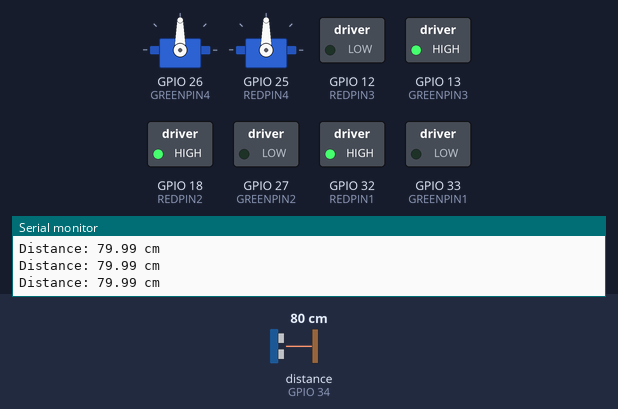
This sketch was run on a simulated ESP32. Shown: 2 × servo, switched loads named in the sketch (green lamp = pin HIGH), the last lines printed to the serial monitor. Wiring (inferred from the names in the program): ultrasonic range finder: trigger GPIO 14; echo GPIO 34. The test bench sets the inputs (shaded band); at power-on: distance to the obstacle (sensor on GPIO 34) 80 cm. The echo pulse lasts 58.3 µs per cm; pins used as bus, display or sensor lines are not drawn.

Above: at 1.2 s.
1.3 s: distance to the obstacle (sensor on GPIO 34) set to 16 cm
2.8 s: distance to the obstacle (sensor on GPIO 34) set to 13 cm
At 5.5 s:
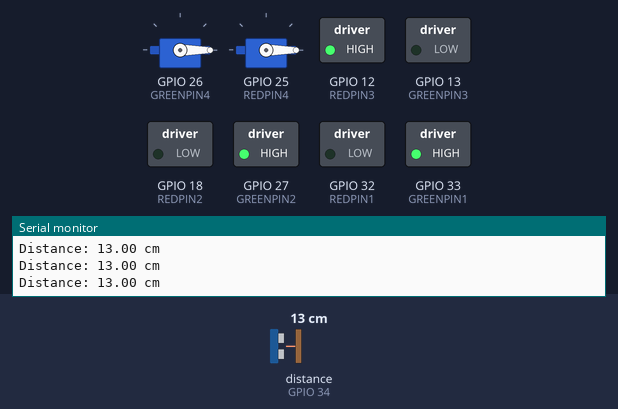
5.8 s: distance to the obstacle (sensor on GPIO 34) set to 18 cm
At 6.02 s:
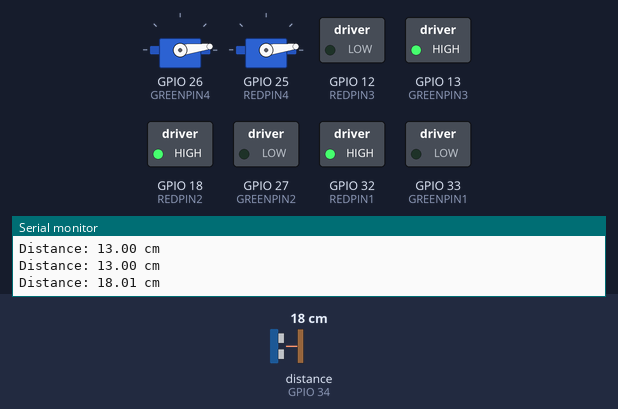
8.8 s: distance to the obstacle (sensor on GPIO 34) set to 2 cm
At 9.05 s:
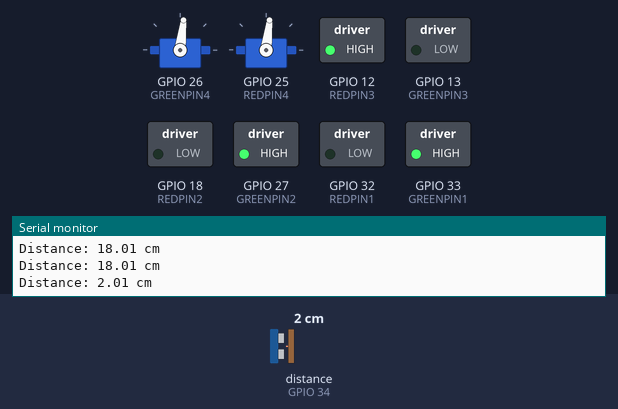
11.8 s: distance to the obstacle (sensor on GPIO 34) set to 35 cm
At 12.68 s:
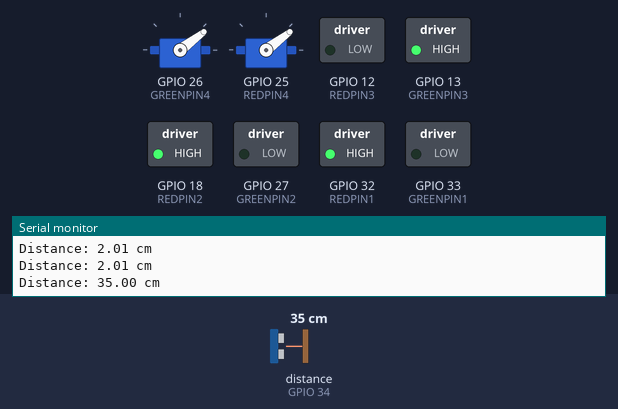
Timing chart, 0 to 15.2 s (numbered marks = the images above; inputs shaded):
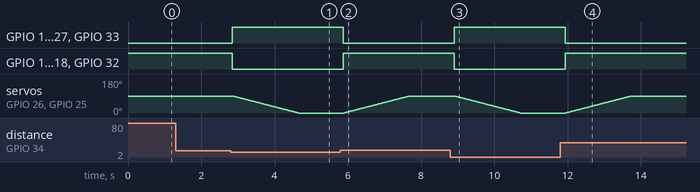

Measured:
- the behaviour switches between 15 and 14 cm on distance to the obstacle (sensor on GPIO 34) (found by bisection; images 0 and 1)
- after the input at 2.8 s, GPIO 12 (REDPIN3), GPIO 27 (GREENPIN2), GPIO 33 (GREENPIN1): LOW → HIGH after 0.05 s; GPIO 13 (GREENPIN3), GPIO 18 (REDPIN2), GPIO 32 (REDPIN1): HIGH → LOW after 0.05 s; servo on GPIO 26 (GREENPIN4), servo on GPIO 25 (REDPIN4): moves from 90° to 0° over 1.8 s, starting after 0.07 s
- after the input at 5.8 s, GPIO 12 (REDPIN3), GPIO 27 (GREENPIN2), GPIO 33 (GREENPIN1): HIGH → LOW after 0.08 s; GPIO 13 (GREENPIN3), GPIO 18 (REDPIN2), GPIO 32 (REDPIN1): LOW → HIGH after 0.08 s; servo on GPIO 26 (GREENPIN4), servo on GPIO 25 (REDPIN4): moves from 0° to 90° over 1.8 s, starting after 0.10 s
- after the input at 8.8 s, GPIO 12 (REDPIN3), GPIO 27 (GREENPIN2), GPIO 33 (GREENPIN1): LOW → HIGH after 0.11 s; GPIO 13 (GREENPIN3), GPIO 18 (REDPIN2), GPIO 32 (REDPIN1): HIGH → LOW after 0.11 s; servo on GPIO 26 (GREENPIN4), servo on GPIO 25 (REDPIN4): moves from 90° to 0° over 1.8 s, starting after 0.13 s
- after the input at 11.8 s, GPIO 12 (REDPIN3), GPIO 27 (GREENPIN2), GPIO 33 (GREENPIN1): HIGH → LOW after 0.13 s; GPIO 13 (GREENPIN3), GPIO 18 (REDPIN2), GPIO 32 (REDPIN1): LOW → HIGH after 0.13 s; servo on GPIO 26 (GREENPIN4), servo on GPIO 25 (REDPIN4): moves from 0° to 90° over 1.8 s, starting after 0.15 s

The sketch:

Traffic_Lights.ino
```cpp
#include <ESP32Servo.h>

const int trigPin = 14;
const int echoPin = 34;

//for boats
const int REDPIN1= 32;
const int GREENPIN1= 33;
const int REDPIN2 = 18;
const int GREENPIN2 = 27;

//for cars
const int REDPIN3 = 12;
const int GREENPIN3 = 13;
const int REDPIN4 = 25;
const int GREENPIN4 = 26;

Servo boomgate1;
Servo boomgate2;

boolean gateClosed = false;

void setup() {

  pinMode(REDPIN1, OUTPUT);
  pinMode(GREENPIN1, OUTPUT);

  pinMode(REDPIN3, OUTPUT);
  pinMode(GREENPIN3, OUTPUT);

  pinMode(REDPIN2, OUTPUT);
  pinMode(GREENPIN2, OUTPUT);

  pinMode(REDPIN4, OUTPUT);
  pinMode(GREENPIN4, OUTPUT);

  Serial.begin(115200);
  pinMode(trigPin, OUTPUT);
  pinMode(echoPin, INPUT);

  boomgate1.attach(26);
  boomgate2.attach(25);

  //motor is in 90 degree
  boomgate1.write(90);
  boomgate2.write(90);


  // initial lights condition when gate is open:
  // cars green on, red off
  digitalWrite(GREENPIN3, HIGH);
  digitalWrite(REDPIN3, LOW);
  digitalWrite(GREENPIN4, HIGH);
  digitalWrite(REDPIN4, LOW);

  // boats red on, green off
  digitalWrite(REDPIN1, HIGH);
  digitalWrite(GREENPIN1, LOW);
  digitalWrite(REDPIN2, HIGH);
  digitalWrite(GREENPIN2, LOW);
}

void loop() {

  // Send 10 µs pulse to TRIG
  digitalWrite(trigPin, LOW);
  delayMicroseconds(2);
  digitalWrite(trigPin, HIGH);
  delayMicroseconds(10);
  digitalWrite(trigPin, LOW);

  // Measure pulse length on ECHO
  long duration = pulseIn(echoPin, HIGH);

  //Serial.print("Duration: ");
  //Serial.print(duration);
  //Serial.println(" microseconds");

  // Convert to distance in cm
  float distance = duration * 0.0343 / 2;

  //Print result
  Serial.print("Distance: ");
  Serial.print(distance);
  Serial.println(" cm");

  // if something is close to the sensor
  boolean isClose = (distance <= 15 && distance > 0);

   // if there is an object change trafficlights
  if (isClose) {
    // cars red on, green off
    digitalWrite(REDPIN3, HIGH);
    digitalWrite(GREENPIN3, LOW);
    digitalWrite(REDPIN4, HIGH);
    digitalWrite(GREENPIN4, LOW);

    // boats green on, red off
    digitalWrite(GREENPIN1, HIGH);
    digitalWrite(REDPIN1, LOW);
    digitalWrite(GREENPIN2, HIGH);
    digitalWrite(REDPIN2, LOW);
  } else {
    // cars green on, red off
    digitalWrite(GREENPIN3, HIGH);
    digitalWrite(REDPIN3, LOW);
    digitalWrite(GREENPIN4, HIGH);
    digitalWrite(REDPIN4, LOW);

    // boats red on, green off
    digitalWrite(REDPIN1, HIGH);
    digitalWrite(GREENPIN1, LOW);
    digitalWrite(REDPIN2, HIGH);
    digitalWrite(GREENPIN2, LOW);
  }

  if (isClose) {

    // check if there is object then close the gate
    if (gateClosed == false) {
      for (int i = 90; i >= 0; i--) {
        boomgate1.write(i);
        boomgate2.write(i);
        delay(20);
      }

      gateClosed = true;
    }
  } else {

    // if gate was closed and no object open it
    if (gateClosed == true) {
      for (int i = 0; i <= 90; i++) {
        boomgate1.write(i);
        boomgate2.write(i);
        delay(20);
      }

      gateClosed = false;
    }
  }

  delay(200);
}
```
